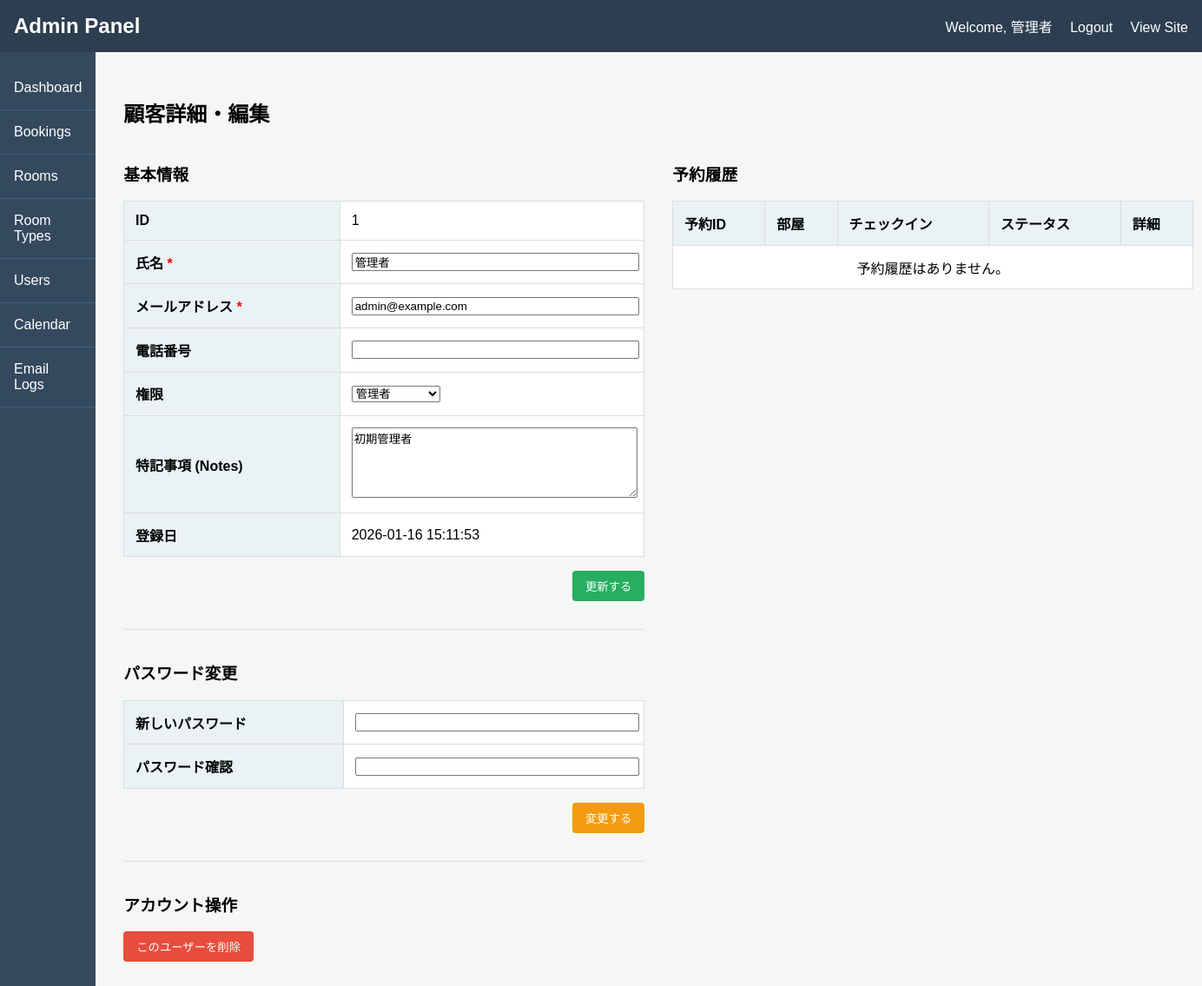
The app's page /admin/user_detail.php?id=1 (signed in) with its own data.
### tables this page shows
CREATE TABLE `users` (
  `id` int(11) NOT NULL AUTO_INCREMENT,
  `name` varchar(255) NOT NULL COMMENT '氏名',
  `email` varchar(255) NOT NULL COMMENT 'メールアドレス',
  `phone` varchar(20) DEFAULT NULL COMMENT '電話番号',
  `password` varchar(255) NOT NULL COMMENT 'ハッシュ化されたパスワード',
  `role` int(1) NOT NULL DEFAULT 0 COMMENT '権限 (0: 一般ユーザー, 1: 管理者)',
  `notes` text DEFAULT NULL COMMENT '特記事項',
  `created_at` datetime NOT NULL DEFAULT current_timestamp(),
  `updated_at` datetime NOT NULL DEFAULT current_timestamp() ON UPDATE current_timestamp(),
  PRIMARY KEY (`id`),
  UNIQUE KEY `email` (`email`)
);

### includes/functions.php (called while the page is built, shortened)
<?php
function h($s) {
    return htmlspecialchars($s, ENT_QUOTES, 'UTF-8');
}

### admin/user_detail.php (the view, shortened to what this page needs)
<?php
require_once 'admin_check.php';
$error = '';
$user_id = filter_input(INPUT_GET, 'id', FILTER_VALIDATE_INT);
try {
    $sql = "SELECT * FROM users WHERE id = :id";
    $stmt = $dbh->prepare($sql);
    $stmt->bindParam(':id', $user_id, PDO::PARAM_INT);
    $stmt->execute();
    $user = $stmt->fetch(PDO::FETCH_ASSOC);
} catch (PDOException $e) {
    $error = "データ取得エラー: " . h($e->getMessage());
}
$user_bookings = [];
if ($user) {
    try {
        $sql = "SELECT
                    b.id,
                    r.name AS room_name,
                    b.check_in_date,
                    b.check_out_date,
                    b.total_price,
                    b.status
                FROM bookings AS b
                JOIN booking_rooms AS br ON b.id = br.booking_id
                JOIN rooms AS r ON br.room_id = r.id
                WHERE b.user_id = :user_id
                ORDER BY b.check_in_date DESC";
        $stmt = $dbh->prepare($sql);
        $stmt->bindParam(':user_id', $user_id, PDO::PARAM_INT);
        $stmt->execute();
        $user_bookings = $stmt->fetchAll(PDO::FETCH_ASSOC);
    } catch (PDOException $e) {
        $error .= " 予約履歴の取得に失敗しました。";
    }
}
require_once 'admin_header.php';
?>
<h2>顧客詳細・編集</h2>
<?php if ($user): ?>
    <div style="display: flex; gap: 2rem;">
        <div style="flex: 1;">
            <h3>基本情報</h3>
            <form action="user_detail.php?id=<?php echo h($user_id); ?>" method="post">
                <table style="width: 100%;">
                    <tr>
                        <th>ID</th>
                        <td><?php echo h($user['id']); ?></td>
                    </tr>
                    <tr>
                        <th>氏名 <span style="color:red;">*</span></th>
                        <td><input type="text" name="name" value="<?php echo h($user['name']); ?>" required style="width: 100%;"></td>
                    </tr>
                    <tr>
                        <th>メールアドレス <span style="color:red;">*</span></th>
                        <td><input type="email" name="email" value="<?php echo h($user['email']); ?>" required style="width: 100%;"></td>
                    </tr>
                    <tr>
                        <th>電話番号</th>
                        <td><input type="text" name="phone" value="<?php echo h($user['phone'] ?? ''); ?>" style="width: 100%;"></td>
                    </tr>
                    <tr>
                        <th>権限</th>
                        <td>
                            <select name="role">
                                <option value="1" <?php echo $user['role'] == 1 ? 'selected' : ''; ?>>管理者</option>
                            </select>
                        </td>
                    </tr>
                    <tr>
                        <th>特記事項 (Notes)</th>
                        <td><textarea name="notes" rows="5" style="width: 100%;"><?php echo h($user['notes'] ?? ''); ?></textarea></td>
                    </tr>
                    <tr>
                        <th>登録日</th>
                        <td><?php echo h($user['created_at']); ?></td>
                    </tr>
                </table>
                <div style="margin-top: 1rem; text-align: right;">
                    <button type="submit" name="update_user" class="btn-admin" style="background-color: #27ae60;">更新する</button>
                </div>
            </form>
            <div style="margin-top: 2rem; border-top: 1px solid #ddd; padding-top: 1rem;">
                <h3>パスワード変更</h3>
                <form action="user_detail.php?id=<?php echo h($user_id); ?>" method="post">
                    <table style="width: 100%;">
                        <tr>
                            <th>新しいパスワード</th>
                            <td><input type="password" name="new_password" required style="width: 100%;"></td>
                        </tr>
                        <tr>
                            <th>パスワード確認</th>
                            <td><input type="password" name="confirm_password" required style="width: 100%;"></td>
                        </tr>
                    </table>
                    <div style="margin-top: 1rem; text-align: right;">
                        <button type="submit" name="update_password" class="btn-admin" style="background-color: #f39c12;">変更する</button>
                    </div>
                </form>
            </div>
            <div style="margin-top: 2rem; border-top: 1px solid #ddd; padding-top: 1rem;">
                <h3>アカウント操作</h3>
                <form action="user_detail.php?id=<?php echo h($user_id); ?>" method="post" onsubmit="return confirm('本当にこのユーザーを削除しますか？\nこの操作は取り消せません。');">
                    <button type="submit" name="delete_user" class="btn-admin btn-cancel">このユーザーを削除</button>
                </form>
            </div>
        </div>
        <div style="flex: 1;">
            <h3>予約履歴</h3>
            <div class="table-responsive">
            <table>
                <thead>
                    <tr>
                        <th>予約ID</th>
                        <th>部屋</th>
                        <th>チェックイン</th>
                        <th>ステータス</th>
                        <th>詳細</th>
                    </tr>
                </thead>
                <tbody>
                    <?php if (empty($user_bookings)): ?>
                        <tr>
                            <td colspan="5" style="text-align: center;">予約履歴はありません。</td>
                        </tr>
                    <?php endif; ?>
                </tbody>
            </table>
            </div>
        </div>
    </div>
<?php endif; ?>
<?php
require_once 'admin_footer.php';
?>

### admin/admin_header.php (style rules this page uses)
body { font-family: sans-serif; margin: 0; background-color: #f4f7f6; }
.table-responsive { overflow-x: auto; -webkit-overflow-scrolling: touch; margin-bottom: 1rem; }
table { width: 100%; border-collapse: collapse; margin-top: 0; background-color: white; min-width: 600px; }
th, td { border: 1px solid #ddd; padding: 0.8rem; text-align: left; }
th { background-color: #eaf2f5; }
.btn-admin { padding: 8px 15px; border: none; border-radius: 4px; color: white; cursor: pointer; text-decoration: none; display: inline-block; }
.btn-cancel { background-color: #e74c3c; }

### records on screen
users: id "1", name "管理者", email "admin@example.com", role "管理者", notes "初期管理者", created_at "2026-01-16 15:11:53"

### other values on screen
t('admin_dashboard_title') "Admin Panel"
t('admin_welcome', $_SESSION['user']['name']) "Welcome, 管理者"
t('nav_logout') "Logout"
t('admin_site_view') "View Site"
t('admin_dashboard') "Dashboard"
t('admin_bookings') "Bookings"
t('admin_rooms') "Rooms"
t('admin_room_types') "Room Types"
t('admin_users') "Users"
t('admin_calendar') "Calendar"
t('admin_email_logs') "Email Logs"
